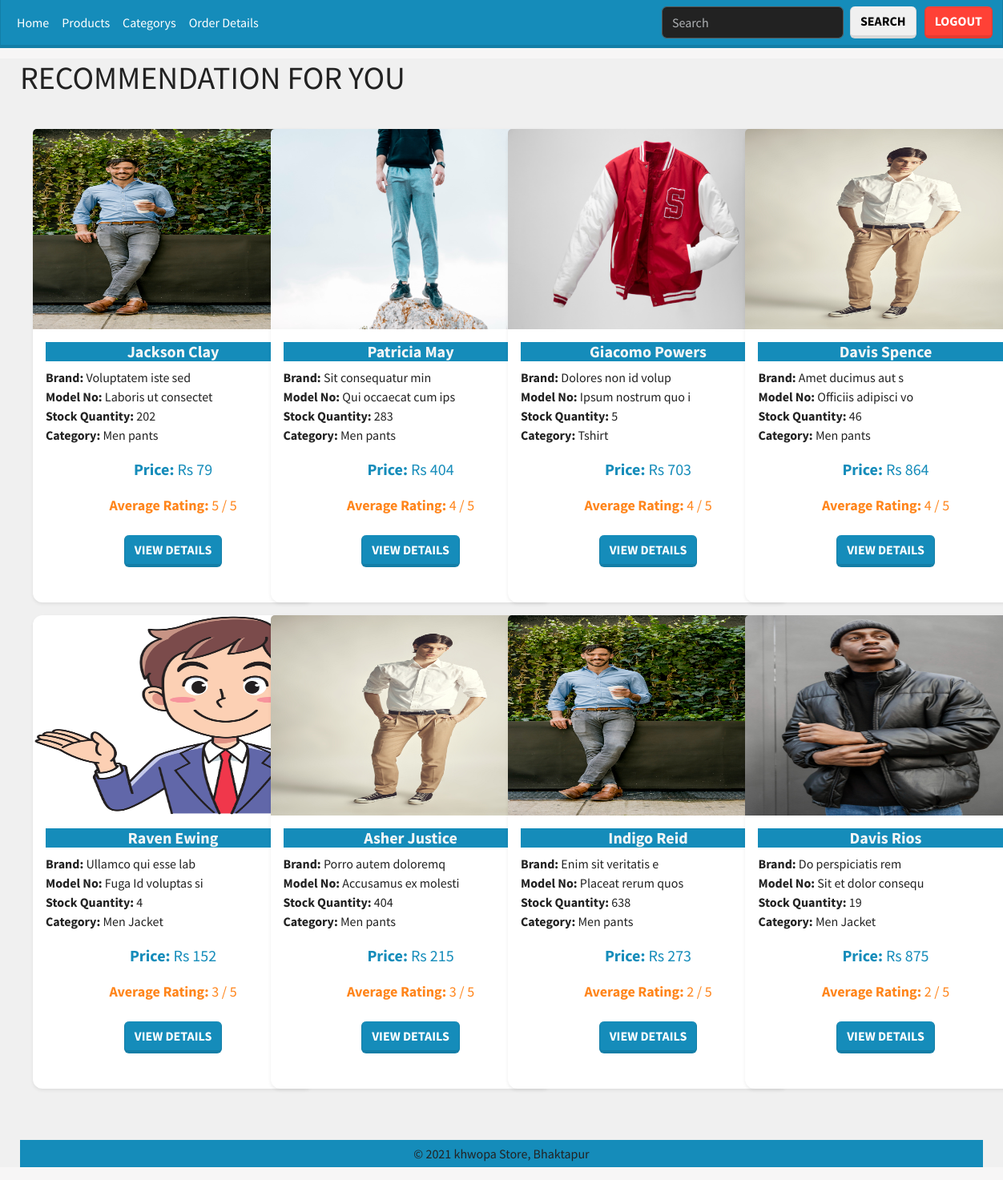
The app's page /customer/home.php (signed in) with its own data.
### tables this page shows
CREATE TABLE `products` (
  `pid` int(11) NOT NULL,
  `cid` int(11) NOT NULL,
  `p_name` varchar(500) NOT NULL,
  `p_model` varchar(500) NOT NULL,
  `p_brand` varchar(500) NOT NULL,
  `p_description` text NOT NULL,
  `p_price` int(11) NOT NULL,
  `p_stocksQuantity` int(11) NOT NULL DEFAULT 0,
  `p_dateAndTime` datetime NOT NULL DEFAULT current_timestamp(),
  `p_image` varchar(500) NOT NULL
);

CREATE TABLE `categorys` (
  `cid` int(11) NOT NULL,
  `c_name` varchar(500) NOT NULL,
  `c_img` varchar(5000) NOT NULL
);

### customer/home.php (the view, shortened to what this page needs)
<?php
include "./layout/header.php";
?>
<h1> RECOMMENDATION FOR YOU</h1>
<div class="container-fluid bg-trasparent my-4 p-3" style="position: relative;">
  <div class="row row-cols-1 row-cols-xs-2 row-cols-sm-2 row-cols-lg-4 g-3">
    <?php
    $sql = "SELECT
            products.p_name, products.p_brand, products.p_model,
            products.p_stocksQuantity, products.p_price, products.p_image,
            categorys.c_name, products.pid,
            AVG(reviews.r_ratingValue) AS avg_rating
        FROM
            products
        JOIN
            categorys ON products.cid = categorys.cid
        LEFT JOIN
            reviews ON products.pid = reviews.pid
        GROUP BY
            products.pid, products.p_name, categorys.c_name
        ORDER BY
            avg_rating DESC
          LIMIT 8";
    $result = $conn->query($sql);
    if ($result === false) {
      echo "Error: " . $conn->error;
    } elseif ($result->num_rows > 0) {
      while ($row = $result->fetch_assoc()) {
        ?>
        <div class="col">
          <div class="card h-100 shadow-sm">
            <img src="../image/product/<?php echo $row['p_image']; ?>" class="card-img-top"
              alt="<?php echo $row['p_name']; ?>">
            <div class="card-body">
              <h5 class="card-title bg-primary text-light text-center">
                <strong><?php echo $row['p_name']; ?></strong>
              </h5>
              <p class="card-text">
                <strong>Brand:</strong> <?php echo $row['p_brand']; ?><br>
                <strong>Model No:</strong> <?php echo $row['p_model']; ?><br>
                <strong>Stock Quantity:</strong> <?php echo $row['p_stocksQuantity']; ?><br>
                <strong>Category:</strong> <?php echo $row['c_name']; ?>
              </p>
              <p class="card-text text-primary text-center" style="font-size: 20px;">
                <strong>Price:</strong> <?php echo 'Rs ' . htmlspecialchars($row['p_price']); ?>
              </p>
              <p class="card-text text-warning text-center" style="font-size: 18px;">
              <strong>Average Rating:</strong> <?php echo round($row['avg_rating']); ?> / 5
              </p>
              <div class="text-center my-4">
                <a href="product_single.php?pid=<?php echo htmlspecialchars($row['pid']); ?>" class="btn btn-primary">View
                  Details</a>
              </div>
            </div>
          </div>
        </div>
        <?php
      }
    } else {
      echo "<p>No products found.</p>";
    }
    include "./layout/footer.php";
    ?>

### css/custom.css (style rules this page uses)
.card-img, .card-img-bottom, .card-img-top { width: 100%; height: 250px; }
a { text-decoration: none; color: white; }
body { background-color: #f7f6f6; }
.card { width: 350px; border: none; box-shadow: 5px 6px 6px 2px #e9ecef; border-radius: 12px; }

### records on screen
products: p_image (picture), p_name "Jackson Clay", p_brand "Voluptatem iste sed", p_model "Laboris ut consectet", p_stocksQuantity "202", cid.c_name "Men pants", p_price "79", avg_rating "5"
products: p_image (picture), p_name "Patricia May", p_brand "Sit consequatur min", p_model "Qui occaecat cum ips", p_stocksQuantity "283", cid.c_name "Men pants", p_price "404", avg_rating "4"
products: p_image (picture), p_name "Giacomo Powers", p_brand "Dolores non id volup", p_model "Ipsum nostrum quo i", p_stocksQuantity "5", cid.c_name "Tshirt", p_price "703", avg_rating "4"
products: p_image (picture), p_name "Davis Spence", p_brand "Amet ducimus aut s", p_model "Officiis adipisci vo", p_stocksQuantity "46", cid.c_name "Men pants", p_price "864", avg_rating "4"
products: p_image (picture), p_name "Raven Ewing", p_brand "Ullamco qui esse lab", p_model "Fuga Id voluptas si", p_stocksQuantity "4", cid.c_name "Men Jacket", p_price "152", avg_rating "3"
products: p_image (picture), p_name "Asher Justice", p_brand "Porro autem doloremq", p_model "Accusamus ex molesti", p_stocksQuantity "404", cid.c_name "Men pants", p_price "215", avg_rating "3"
products: p_image (picture), p_name "Indigo Reid", p_brand "Enim sit veritatis e", p_model "Placeat rerum quos", p_stocksQuantity "638", cid.c_name "Men pants", p_price "273", avg_rating "2"
products: p_image (picture), p_name "Davis Rios", p_brand "Do perspiciatis rem", p_model "Sit et dolor consequ", p_stocksQuantity "19", cid.c_name "Men Jacket", p_price "875", avg_rating "2"
